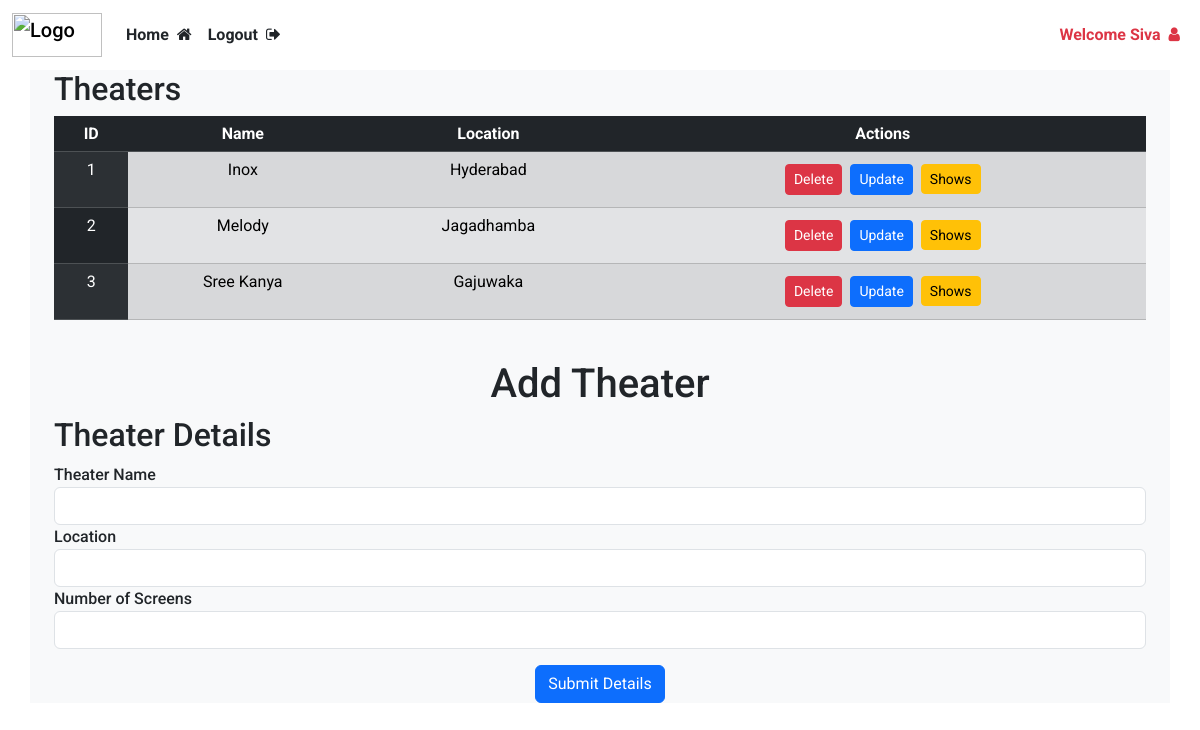
The app's page /add_theater/1 (signed in), older data.
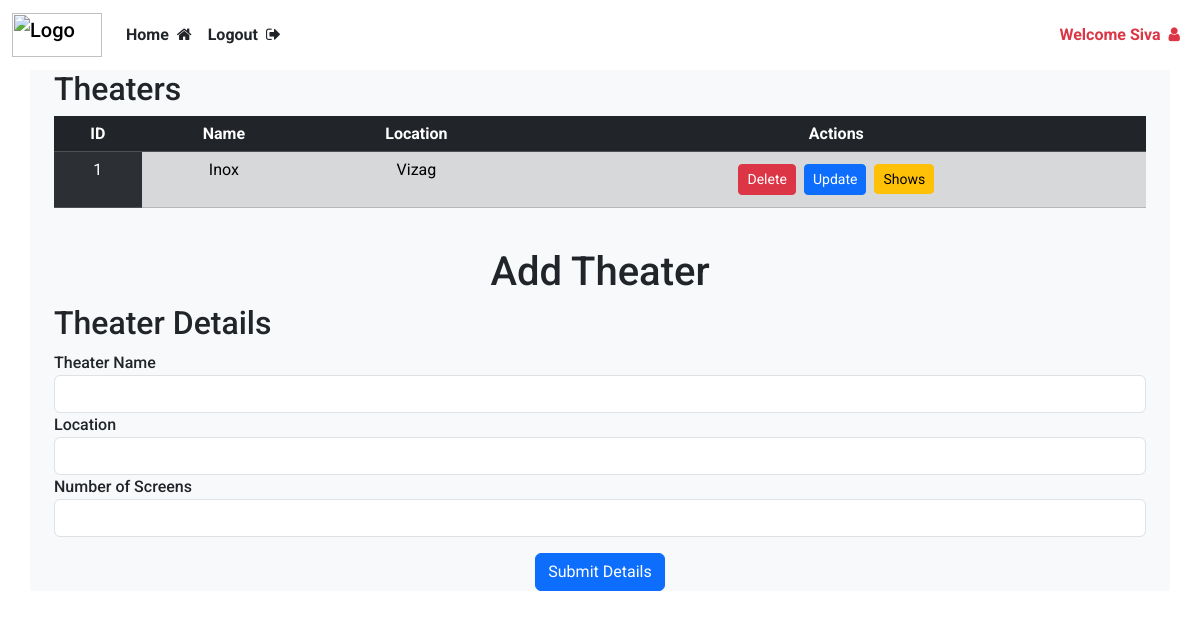
The same page, newer data.
### website/models.py (models this page shows)
class Cinema(db.Model):
    id = db.Column(db.Integer, primary_key=True)
    name = db.Column(db.String(100), nullable=False)
    location = db.Column(db.String(200), nullable=False)
    total_screens = db.Column(db.Integer, nullable=False)
    screenings = db.relationship('Screening', backref='cinema', lazy=True, cascade="all, delete")

### website/views.py (the view, shortened to what this page needs)
@views.route('/add_theater/<int:movie_id>', methods=["GET", "POST"])
@login_required
def add_theater(movie_id):
    theaters = Cinema.query.all()
    return render_template("addtheater.html", theaters = theaters ,user = current_user, movie_id = movie_id)

### website/templates/addtheater.html (shortened to what this page needs)
{% extends "base.html" %}
{% block content %}
<div class="container">
    <h2> Theaters</h2>
    <div class="mb-4 overflow-auto">
        <table class="table table-striped">
            <thead>
                <tr class="table-dark text-center">
                    <th scope="col">ID</th>
                    <th scope="col">Name</th>
                    <th scope="col">Location</th>
                    <th scope="col">Actions</th>
                </tr>
            </thead>
            <tbody>
                {% for theater in theaters %}
                <tr class="table-secondary text-center">
                    <td class="table-dark">{{ theater.id }}</td>
                    <td>{{ theater.name }}</td>
                    <td>{{ theater.location }}</td>
                    <td>
                        <div class="d-flex justify-content-center">
                            <button class="btn btn-danger m-1 btn-sm h-75" onclick="deleteTheater({{ theater.id }})">Delete</button>
                            <button class="btn btn-primary m-1 btn-sm h-75"
                                    data-bs-toggle="modal"
                                    data-bs-target="#updateMovieModal"
                                    onclick='updateTheater(
                                        {{movie_id}},
                                        {{ theater.id }},
                                        {{ theater.name | tojson }},
                                        {{ theater.location | tojson }},
                                        {{ theater.total_screens}}
                                    )'>
                                    Update
                                </button>
                        <a href="{{url_for('views.add_show', movie_id = movie_id, theater_id = theater.id)}}"><button class="btn btn-warning m-1 btn-sm h-75">Shows</button></a>
                        </div>
                    </td>
                </tr>
                {% endfor %}
            </tbody>
        </table>
    </div>
    <h1 class="text-center">Add Theater</h1>
    <form action="" method="POST" enctype="multipart/form-data">
        <h2>Theater Details</h2>
                <div class="form-group">
                    <label for="theater_name">Theater Name</label>
                    <input type="text" name="theater_name" class="form-control" id="theatre_name" required>
                </div>
                <div class="form-group">
                    <label for="location">Location</label>
                    <input type="text" name="location" class="form-control" id="location" required>
                </div>
                <div class="form-group">
                    <label for="total_screens">Number of Screens</label>
                    <input type="number" name="total_screens" class="form-control" required>
                </div>
                <div class="text-center mt-2">
                    <button type="submit" class="btn btn-primary">Submit Details</button>
                </div>
    </form>
</div>
{% endblock %}

Row changes from the older to the newer data that the page shows:
removed Cinema: id "2", name "Melody", location "Jagadhamba"
removed Cinema: id "3", name "Sree Kanya", location "Gajuwaka"
changed Cinema "Inox": location "Hyderabad" → "Vizag"
